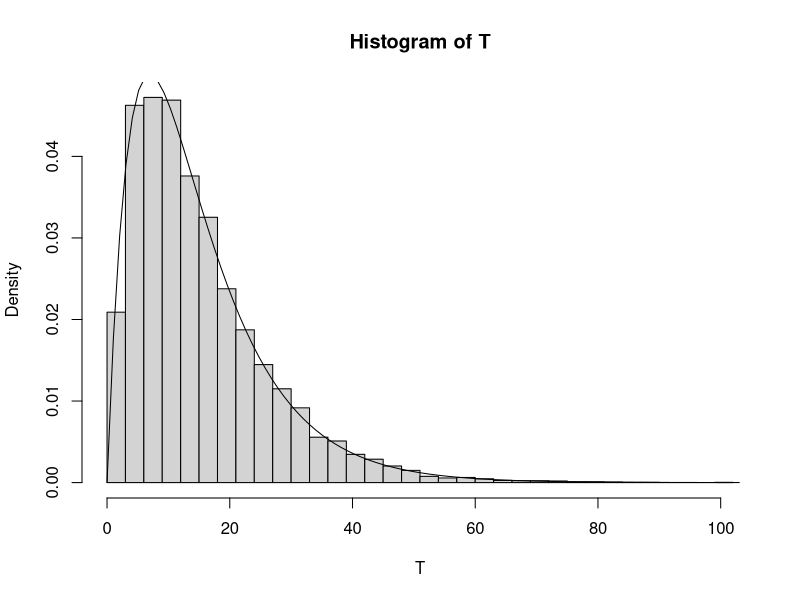
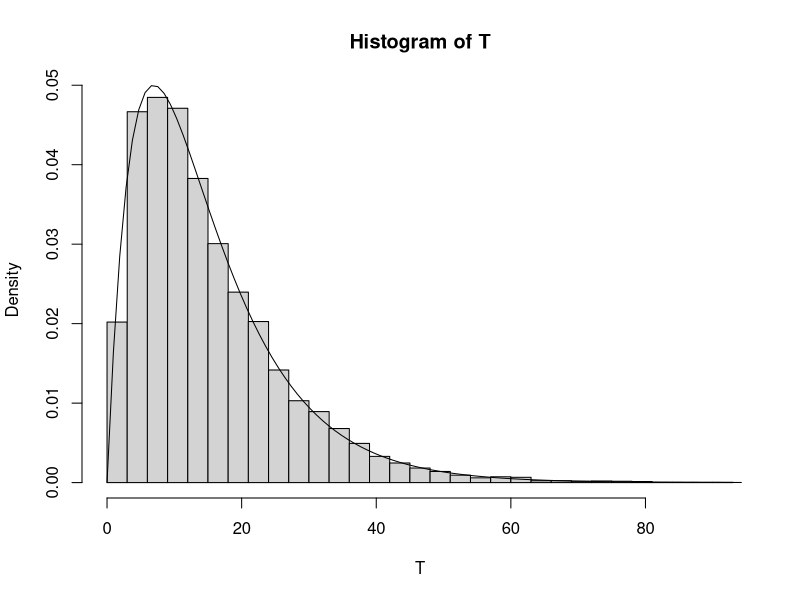
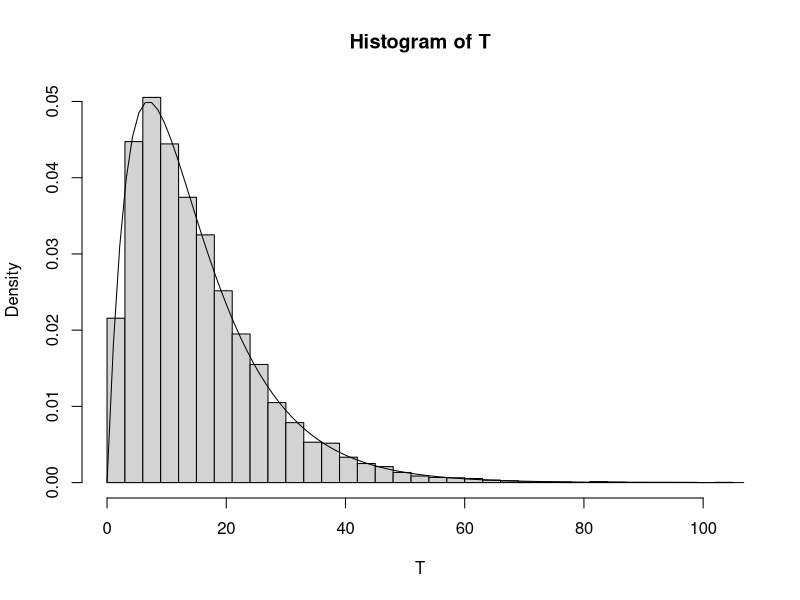
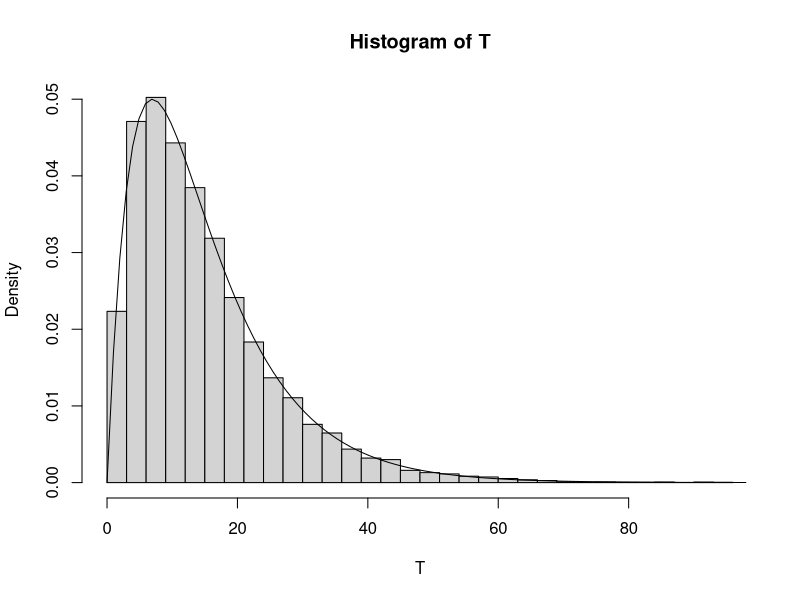
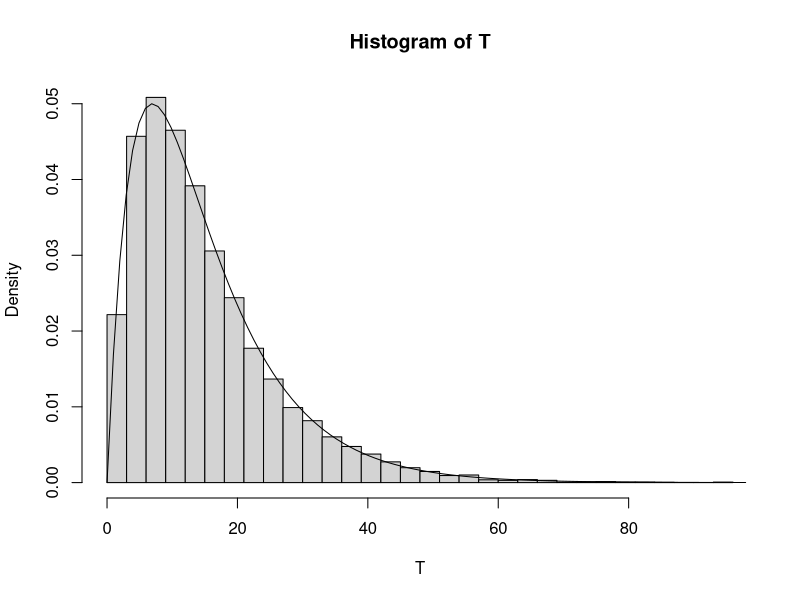
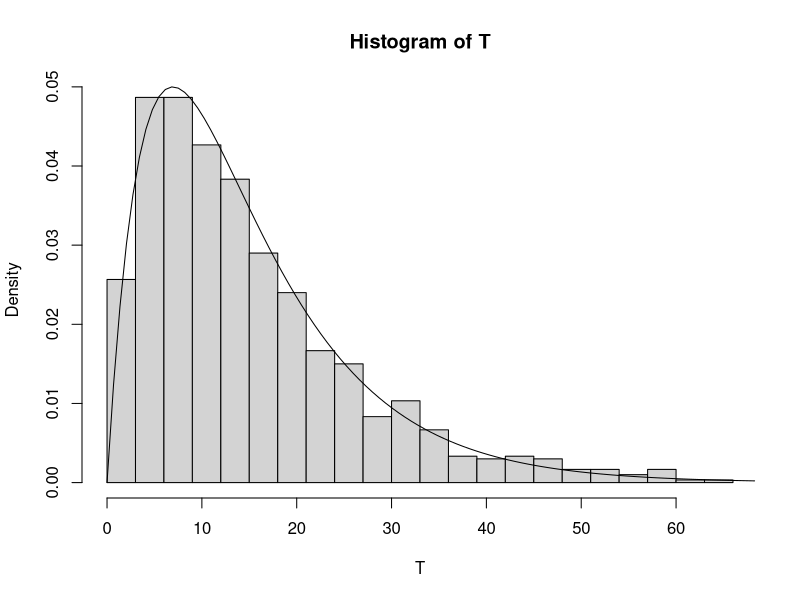
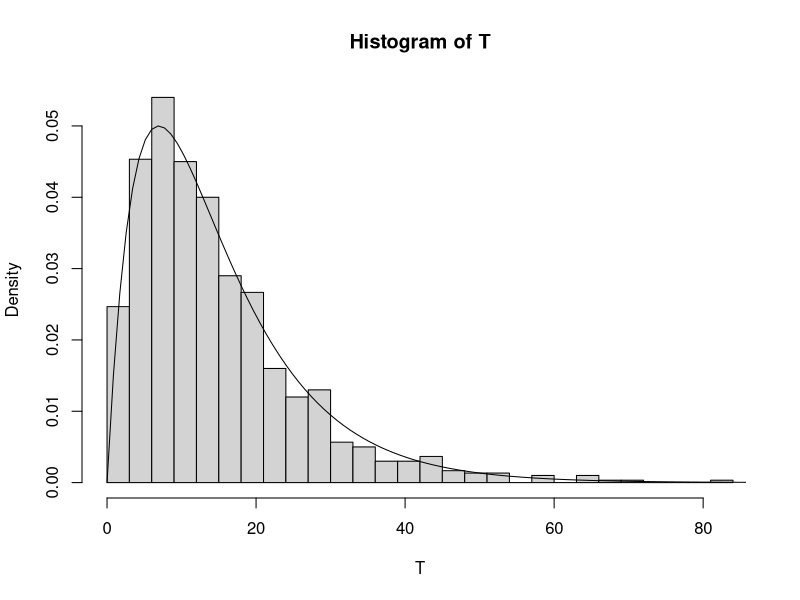
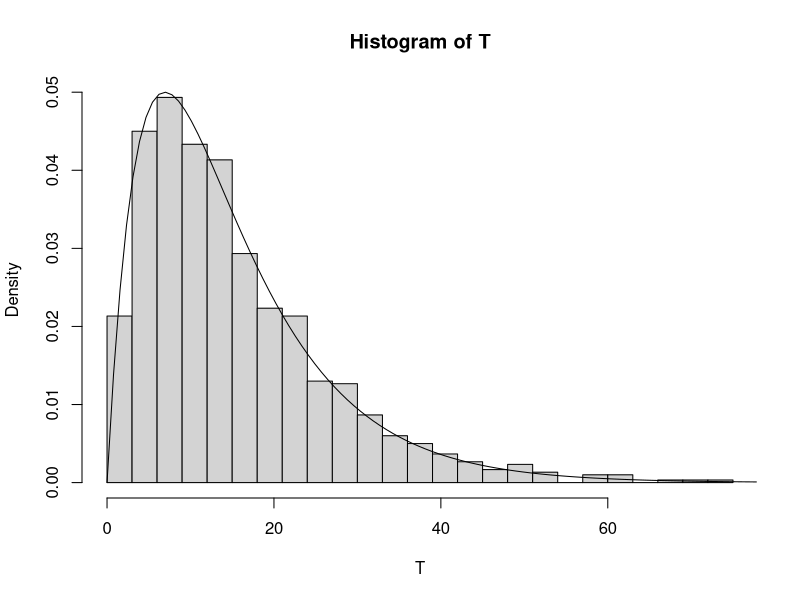

Source code (R) for these figures, in order:
# Question 1
# (a) Use the above density function to analytically compute the probability
# that the lifetime of the satellite exceeds 15 years.

# See solution in document

# (b) Use the following steps to take a Monte Carlo approach to compute E(T)
# and P(T > 15)

# i. Simulate one draw of the block lifetime Xa and Xb. Use these draws to
# simulate one draw of the satellite lifetime T.

lambda = 1 / 10
xa = rexp(n=1, rate=lambda)
xb = rexp(n=1, rate=lambda)
# we can also use runif to build a Exponential Distribution
myExp <- function(n, l){
  unif = runif(n, 0, 1)
  -log(1 - unif) / l
}
# xa = myExp(n=1, l=lambda)
# xb = myExp(n=1, l=lambda)
T0 = max(xa, xb)
sprintf('xa = %f, xb = %f, T = %f', xa, xb, T0)

# ii. Repeat the previous step 10000 times. THis will give you 10000 draws from
# the distribution of T. Try to avoid 'for' loop. Use 'replicate' function
# instead. Save these draws for reuse in later steps. [Bonus: 1 bonus point for
# not taking more than 1 line of code for steps (i) and (ii).]

Ts = replicate(10000, max(rexp(n=1, rate=lambda), rexp(n=1, rate=lambda)))

Ts# last line has finished (i) and (ii) in one line. This line is use to show Ts

# iii. Make a histogram of the draws of T using 'hist' function. Superimpose
# the density function given above. Try using 'curve' function for drawing the
# density. Note what you see.

itl = 3# interval
hist(Ts, probability = T, breaks=seq(0, max(Ts)+itl, itl), xlab='T', main='Histogram of T')
pdf = function(x){
  0.2 * exp(-0.1 * x) - 0.2 * exp(-0.2 * x)
}
curve(pdf(x), add = T, from=0, to=max(Ts)+itl, xname = 'x', xlab='T', ylab='P')

# iv. Use the saved draws to estimate E(T). Compare your answer with the exact
# answer given above.

et = mean(Ts)# compare to 15
sprintf('E(T)= %f', et)

# v. Use the saved draws to estimate the probability that the satellite lasts
# more than 15 years. Compare with the exact answer computed in part(a).

p15 = sum(Ts > 15) / 10000# compare answer (a)
sprintf('P(T>15) = %f', p15)

# vi. Repeat the above process of obtaining an estimate of E(T) and an estimate
# of the probability four more times. Note what you see.

simulate = function(n, l, i){
  Ti = replicate(n, max(rexp(n=1, rate=lambda), rexp(n=1, rate=lambda)))
  hist(Ti, probability = T, breaks=seq(0, max(Ti)+i, i), xlab='T', main='Histogram of T')
  curve(pdf(x), add = T, from=0, to=max(Ti)+i, xname = 'x', xlab='T', ylab='P')
  c(mean(Ti), sum(Ti > 15) / n)
}
replicate(4, simulate(n=10000, l=lambda, i=itl))

# (c) Repeat part (vi) five times using 1000 and 100000 Monte Carlo replications
# instead of 10000. Make a table of results. Comments on what you see and
# provide an explanation

replicate(5, simulate(n=1000, l=lambda, i=itl))
replicate(5, simulate(n=100000, l=lambda, i=itl))

# Question 2
# Use a Monte Carlo approach estimate the value of π based on 10000 replications.
# [Ignorable hint: First, get a relation between π and the probability that a
# randomly selected point in a unit square with coordinates 
# — (0,0), (0,1), (1,0), and (1,1)
# — falls in a circle with center (0.5,0.5) inscribed in the square.
# Then, estimate this probability, and go from there.]
r = 10000 # set up 10000 replications, the number of total random points
x = runif(r, min=0, max=1) # generate 10000 random values x between 0 and 1
y = runif(r, min=0, max=1) # generate 10000 random values y between 0 and 1
circle = (x - 0.5)**2 + (y - 0.5)**2 <= 0.5**2 # points fall into the circle
pi = sum(sum(circle) / r) * 4 # pi = 4 * (the probability that points fall into the circle)

print(pi)